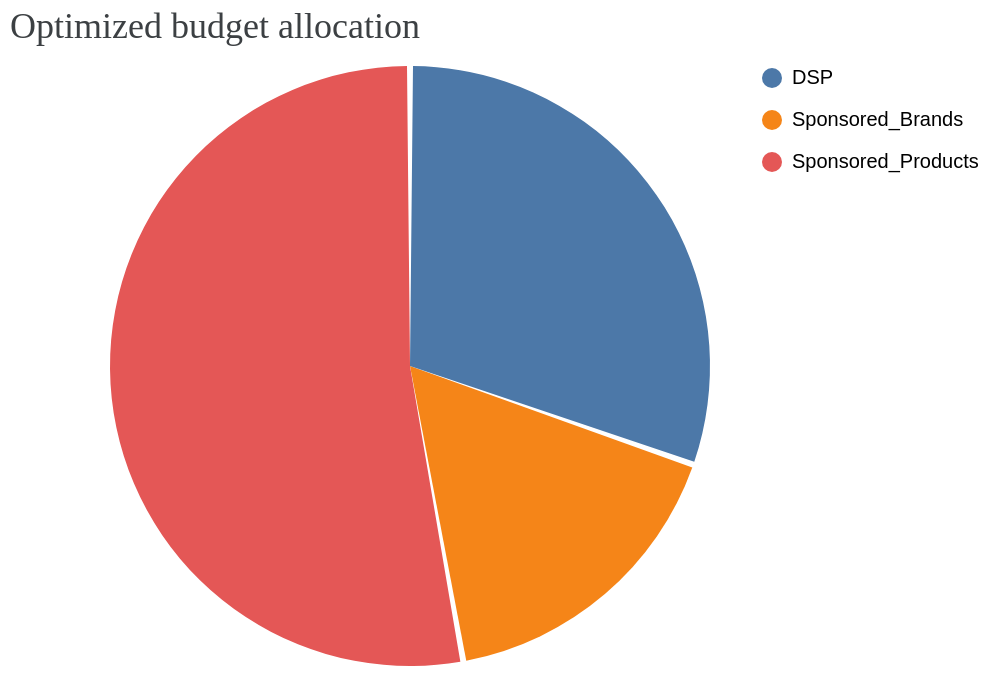

Notebook cell for this chart:
### Code cell
from meridian.analysis import optimizer

budget_opt = optimizer.BudgetOptimizer(mmm)

# Optimizar con presupuesto historico por defecto
results = budget_opt.optimize()

print("Optimization complete")

# Grafico de allocacion
fig = results.plot_budget_allocation()
fig.show()

### Figure 1 — Vega-Lite specification as saved in the notebook (floating-point values rounded to 4 significant figures)
{"config": {"view": {"continuousWidth": 300, "continuousHeight": 300, "stroke": null}}, "data": {"name": "data-41e8e181b4933acf2be476f0784e56b2"}, "mark": {"type": "arc", "padAngle": 0.02, "tooltip": true}, "encoding": {"color": {"field": "channel", "legend": {"offset": -25, "rowPadding": 10, "title": null}, "type": "nominal"}, "theta": {"field": "spend", "type": "quantitative"}}, "title": {"text": "Optimized budget allocation", "anchor": "start", "color": "#3C4043", "font": "Google Sans Display", "fontSize": 18, "fontWeight": "normal", "offset": 10}, "width": 400, "$schema": "https://vega.github.io/schema/vega-lite/v5.20.1.json", "datasets": {"data-41e8e181b4933acf2be476f0784e56b2": [{"channel": "Sponsored_Products", "spend": 281500.0}, {"channel": "Sponsored_Brands", "spend": 89600.0}, {"channel": "DSP", "spend": 161600.0}]}}
